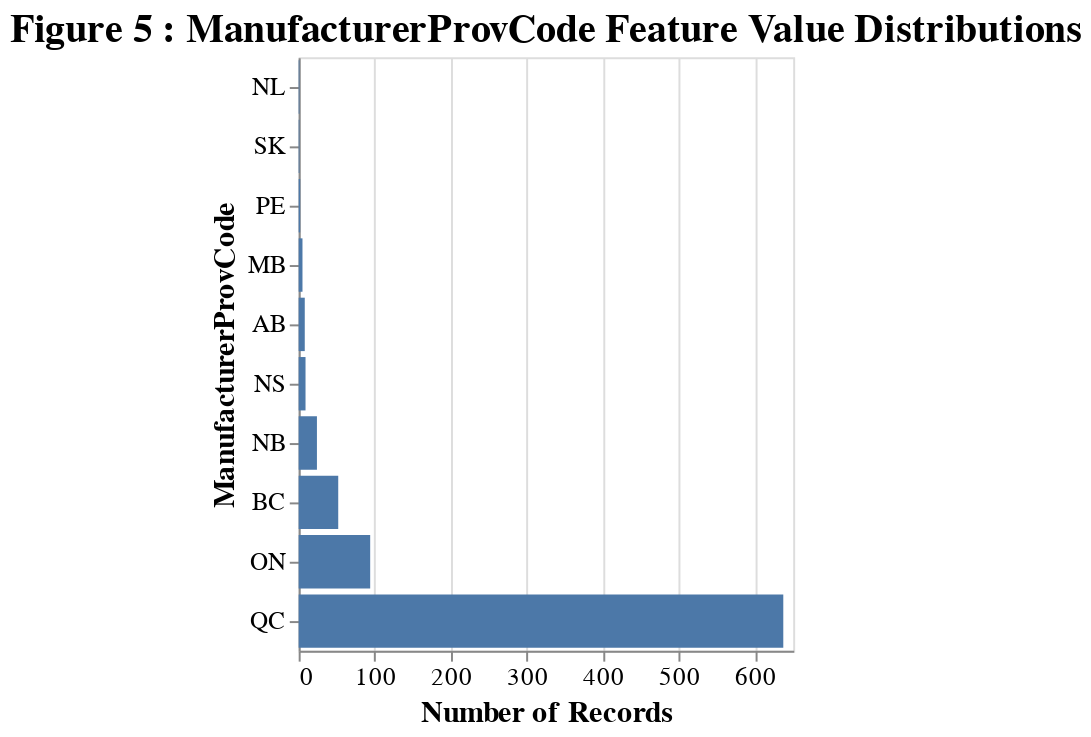
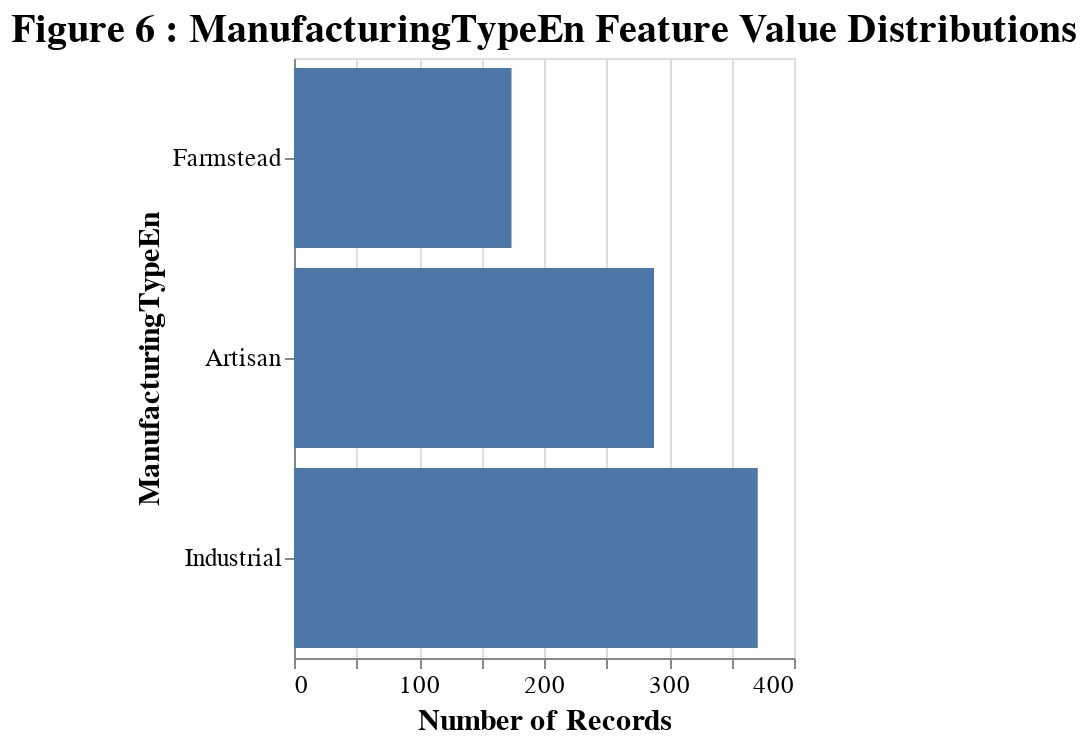
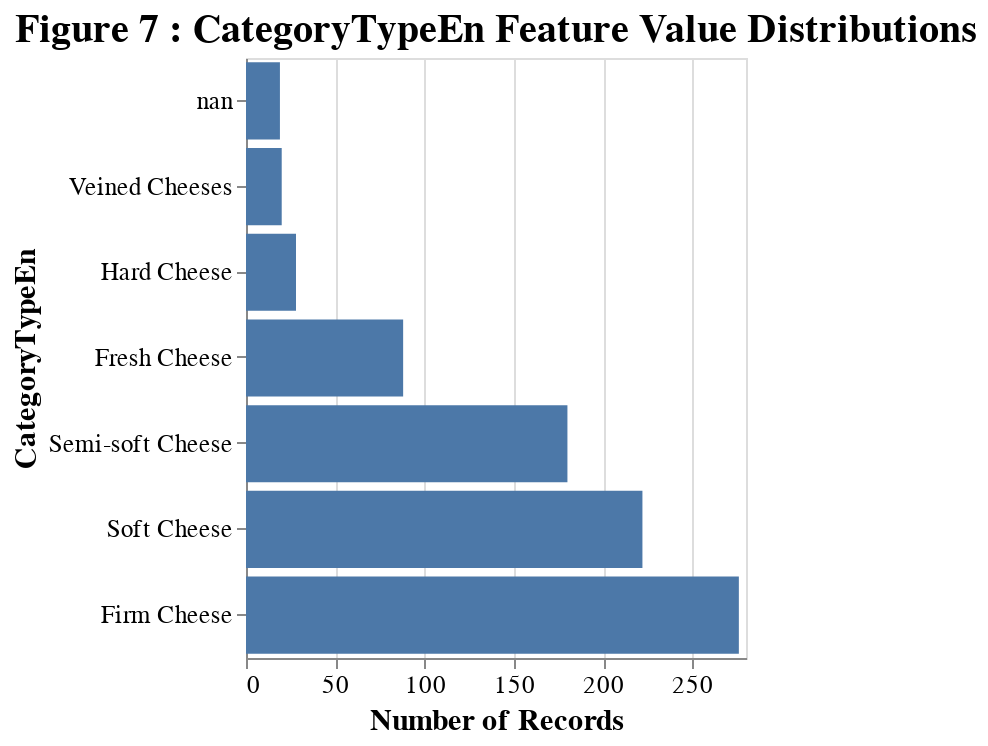
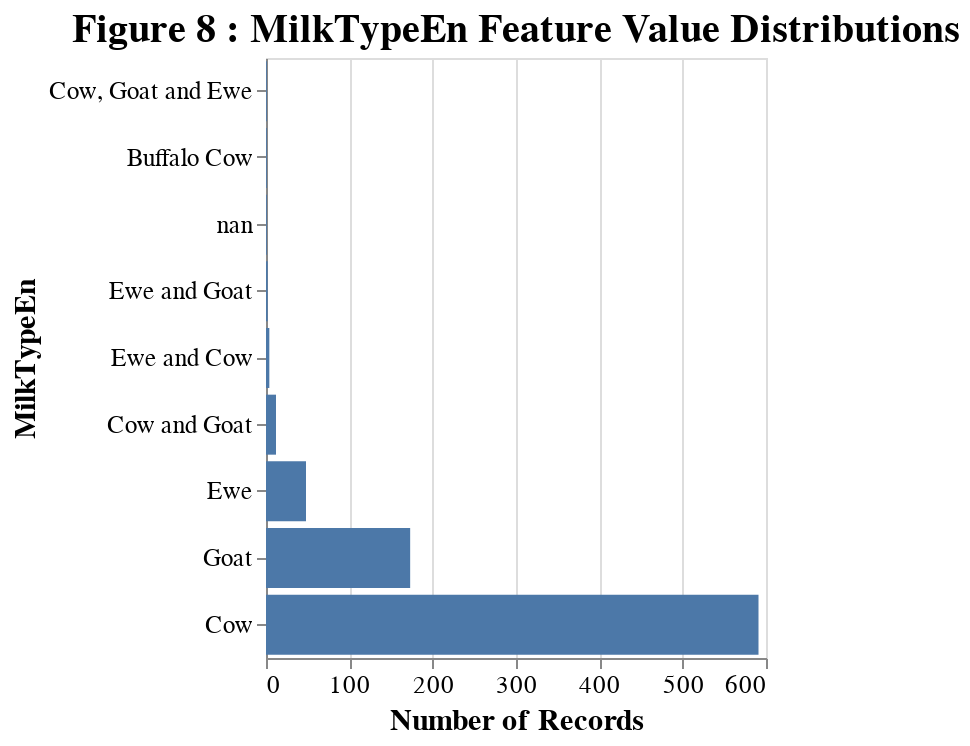

Notebook source saved alongside these figures, in order:
### Code cell
fig_number = describe_features(
    effective_df = X_train, features = categorical_feats, 
    fig_number = fig_number, sort_by = 'x'
)

### Figure 1 — Vega-Lite specification as saved in the notebook (floating-point values rounded to 4 significant figures; data arrays with more than 128 entries replaced by an {"elided": "..."} marker saying what was removed)
{"config": {"view": {"continuousWidth": 400, "continuousHeight": 300}, "axis": {"labelFontSize": 12.5, "titleFontSize": 15}}, "data": {"name": "data-8e47fe65232c5b53edb67c69bd0b223b"}, "mark": "bar", "encoding": {"tooltip": [{"type": "quantitative", "aggregate": "count", "title": "Number of Records"}], "x": {"type": "quantitative", "aggregate": "count", "title": "Number of Records"}, "y": {"type": "nominal", "field": "ManufacturerProvCode", "sort": "x"}}, "height": 300, "title": {"text": "Figure 5 : ManufacturerProvCode Feature Value Distributions", "fontSize": 20}, "width": 250, "$schema": "https://vega.github.io/schema/vega-lite/v4.8.1.json", "datasets": {"data-8e47fe65232c5b53edb67c69bd0b223b": {"elided": "833 records"}}}

### Figure 2 — Vega-Lite specification as saved in the notebook (floating-point values rounded to 4 significant figures; data arrays with more than 128 entries replaced by an {"elided": "..."} marker saying what was removed)
{"config": {"view": {"continuousWidth": 400, "continuousHeight": 300}, "axis": {"labelFontSize": 12.5, "titleFontSize": 15}}, "data": {"name": "data-8e47fe65232c5b53edb67c69bd0b223b"}, "mark": "bar", "encoding": {"tooltip": [{"type": "quantitative", "aggregate": "count", "title": "Number of Records"}], "x": {"type": "quantitative", "aggregate": "count", "title": "Number of Records"}, "y": {"type": "nominal", "field": "ManufacturingTypeEn", "sort": "x"}}, "height": 300, "title": {"text": "Figure 6 : ManufacturingTypeEn Feature Value Distributions", "fontSize": 20}, "width": 250, "$schema": "https://vega.github.io/schema/vega-lite/v4.8.1.json", "datasets": {"data-8e47fe65232c5b53edb67c69bd0b223b": {"elided": "833 records"}}}

### Figure 3 — Vega-Lite specification as saved in the notebook (floating-point values rounded to 4 significant figures; data arrays with more than 128 entries replaced by an {"elided": "..."} marker saying what was removed)
{"config": {"view": {"continuousWidth": 400, "continuousHeight": 300}, "axis": {"labelFontSize": 12.5, "titleFontSize": 15}}, "data": {"name": "data-8e47fe65232c5b53edb67c69bd0b223b"}, "mark": "bar", "encoding": {"tooltip": [{"type": "quantitative", "aggregate": "count", "title": "Number of Records"}], "x": {"type": "quantitative", "aggregate": "count", "title": "Number of Records"}, "y": {"type": "nominal", "field": "CategoryTypeEn", "sort": "x"}}, "height": 300, "title": {"text": "Figure 7 : CategoryTypeEn Feature Value Distributions", "fontSize": 20}, "width": 250, "$schema": "https://vega.github.io/schema/vega-lite/v4.8.1.json", "datasets": {"data-8e47fe65232c5b53edb67c69bd0b223b": {"elided": "833 records"}}}

### Figure 4 — Vega-Lite specification as saved in the notebook (floating-point values rounded to 4 significant figures; data arrays with more than 128 entries replaced by an {"elided": "..."} marker saying what was removed)
{"config": {"view": {"continuousWidth": 400, "continuousHeight": 300}, "axis": {"labelFontSize": 12.5, "titleFontSize": 15}}, "data": {"name": "data-8e47fe65232c5b53edb67c69bd0b223b"}, "mark": "bar", "encoding": {"tooltip": [{"type": "quantitative", "aggregate": "count", "title": "Number of Records"}], "x": {"type": "quantitative", "aggregate": "count", "title": "Number of Records"}, "y": {"type": "nominal", "field": "MilkTypeEn", "sort": "x"}}, "height": 300, "title": {"text": "Figure 8 : MilkTypeEn Feature Value Distributions", "fontSize": 20}, "width": 250, "$schema": "https://vega.github.io/schema/vega-lite/v4.8.1.json", "datasets": {"data-8e47fe65232c5b53edb67c69bd0b223b": {"elided": "833 records"}}}
